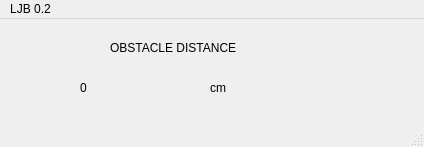
<?xml version="1.0" encoding="UTF-8"?>
<ui version="4.0">
 <class>MainWindow</class>
 <widget class="QMainWindow" name="MainWindow">
  <property name="geometry">
   <rect>
    <x>0</x>
    <y>0</y>
    <width>424</width>
    <height>147</height>
   </rect>
  </property>
  <property name="windowTitle">
   <string>MainWindow</string>
  </property>
  <widget class="QWidget" name="centralwidget">
   <widget class="QLabel" name="label">
    <property name="geometry">
     <rect>
      <x>110</x>
      <y>20</y>
      <width>131</width>
      <height>17</height>
     </rect>
    </property>
    <property name="text">
     <string>OBSTACLE DISTANCE</string>
    </property>
   </widget>
   <widget class="QLabel" name="label_distance">
    <property name="geometry">
     <rect>
      <x>80</x>
      <y>60</y>
      <width>54</width>
      <height>17</height>
     </rect>
    </property>
    <property name="text">
     <string>0</string>
    </property>
   </widget>
   <widget class="QLabel" name="label_cm">
    <property name="geometry">
     <rect>
      <x>210</x>
      <y>60</y>
      <width>54</width>
      <height>17</height>
     </rect>
    </property>
    <property name="text">
     <string>cm</string>
    </property>
   </widget>
  </widget>
  <widget class="QMenuBar" name="menubar">
   <property name="geometry">
    <rect>
     <x>0</x>
     <y>0</y>
     <width>424</width>
     <height>22</height>
    </rect>
   </property>
   <widget class="QMenu" name="menuLJB_0_2">
    <property name="title">
     <string>LJB 0.2</string>
    </property>
   </widget>
   <addaction name="menuLJB_0_2"/>
  </widget>
  <widget class="QStatusBar" name="statusbar"/>
 </widget>
 <resources/>
 <connections/>
</ui>
